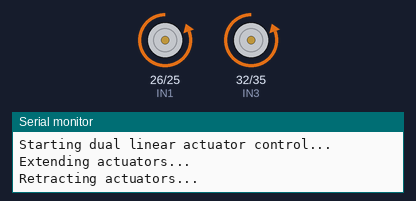
Bench run of a sketch on a simulated ESP32. Shown: motor-driver pin pairs drawn as motors (green arrow = first pin HIGH = forward, orange = second pin HIGH = backward, longer = more drive), the last lines printed to the serial monitor.

Above: at 2.5 s.
At 7.5 s:
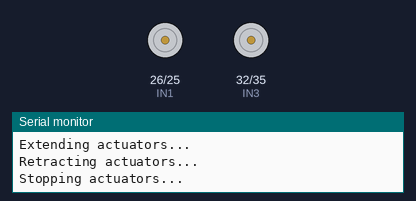
Timing chart, 0 to 13.0 s (numbered marks = the images above):
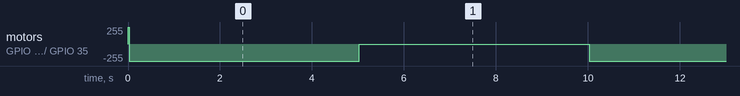

The sketch:

twoActuators.ino
```cpp
#include <Arduino.h>

// Define pins for the first actuator driver
#define IN1 26  // Control pin 1 for actuator 1
#define IN2 25  // Control pin 2 for actuator 1
#define ENA 27  // PWM pin for speed control for actuator 1

// Define pins for the second actuator driver
#define IN3 32  // Control pin 1 for actuator 2
#define IN4 35  // Control pin 2 for actuator 2
#define ENB 33  // PWM pin for speed control for actuator 2

void setup() {
  // Set control pins as outputs
  pinMode(IN1, OUTPUT);
  pinMode(IN2, OUTPUT);
  pinMode(IN3, OUTPUT);
  pinMode(IN4, OUTPUT);
 /*
  // Configure PWM channels for ENA and ENB
  ledcSetup(0, 5000, 8); // Channel 0, 5 kHz frequency, 8-bit resolution
  ledcAttachPin(ENA, 0); // Attach ENA to PWM channel 0

  ledcSetup(1, 5000, 8); // Channel 1, 5 kHz frequency, 8-bit resolution
  ledcAttachPin(ENB, 1); // Attach ENB to PWM channel 1
 */
  Serial.begin(9600);
  Serial.println("Starting dual linear actuator control...");
}

void loop() {
  // Extend both actuators
  Serial.println("Extending actuators...");
  digitalWrite(IN1, HIGH); // Set actuator 1 to move forward
  digitalWrite(IN2, LOW);
  digitalWrite(IN3, HIGH); // Set actuator 2 to move forward
  digitalWrite(IN4, LOW);
  /*
  ledcWrite(0, 255);       // Full speed for actuator 1
  ledcWrite(1, 255);       // Full speed for actuator 2
  delay(5000);             // Wait for 5 seconds
  */
  // Retract both actuators
  Serial.println("Retracting actuators...");
  digitalWrite(IN1, LOW);  // Set actuator 1 to move backward
  digitalWrite(IN2, HIGH);
  digitalWrite(IN3, LOW);  // Set actuator 2 to move backward
  digitalWrite(IN4, HIGH);
   /*
  ledcWrite(0, 255);       // Full speed for actuator 1
  ledcWrite(1, 255);       // Full speed for actuator 2

 */
 delay(5000);             // Wait for 5 seconds
  // Stop both actuators
  Serial.println("Stopping actuators...");
  digitalWrite(IN1, LOW);  // Stop actuator 1
  digitalWrite(IN2, LOW);
  digitalWrite(IN3, LOW);  // Stop actuator 2
  digitalWrite(IN4, LOW);
  /*
  ledcWrite(0, 0);         // Stop PWM for actuator 1
  ledcWrite(1, 0);         // Stop PWM for actuator 2
  */
  delay(5000);             // Wait for 5 seconds before repeating
}
```

Measured:
- by itself, motor on GPIO 26 (IN1) / GPIO 25 (IN2), motor on GPIO 32 (IN3) / GPIO 35 (IN4): repeats every 10.0 s: backward 255/255 5.0 s, stopped 5.0 s
